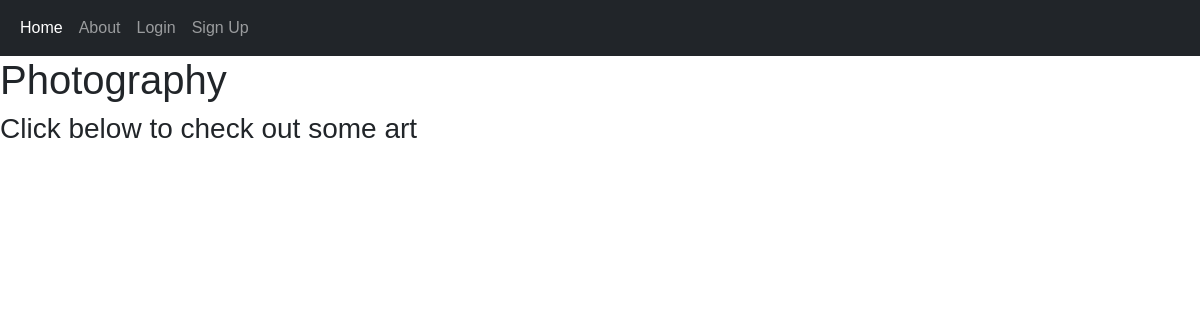
The page /posts/ on the database as committed earlier.
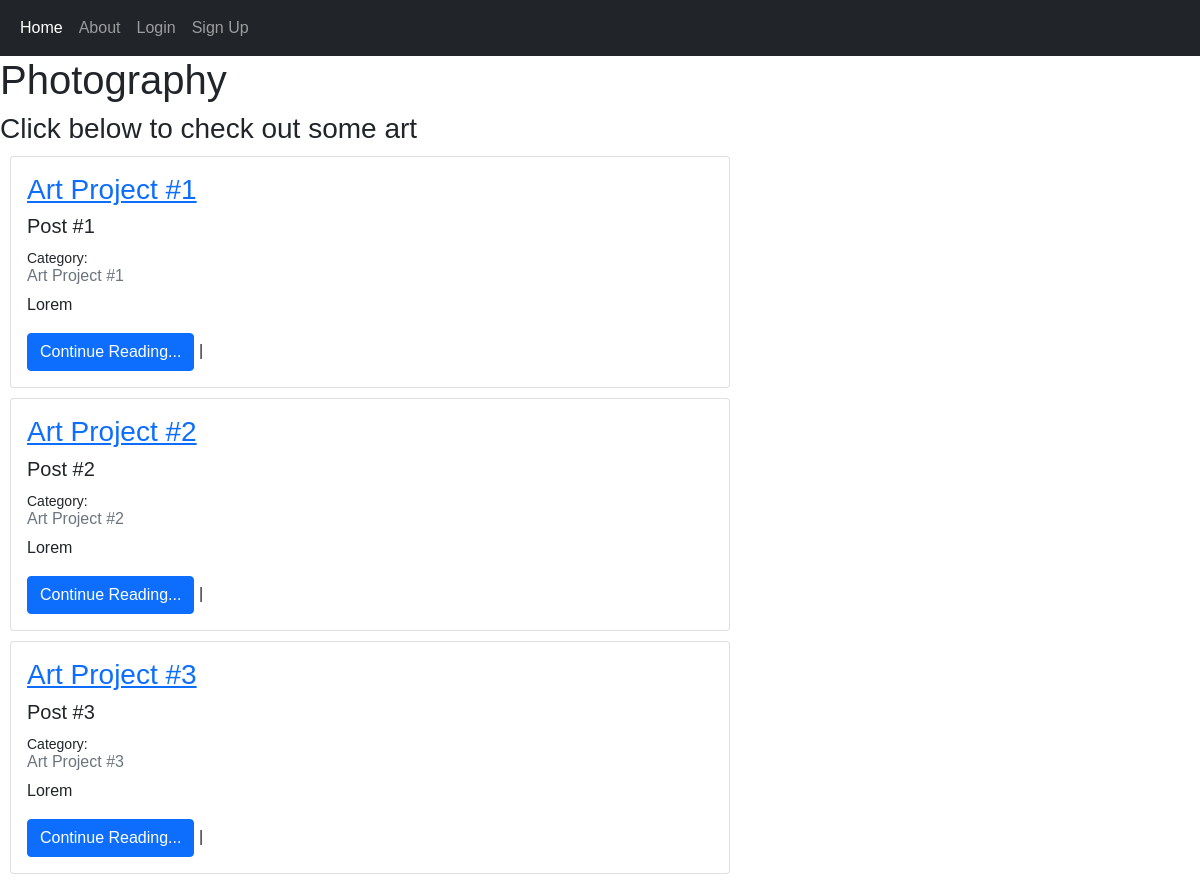
The same page on the database as committed later.
### posts/models.py (models this page shows, shortened)
class Post(models.Model):
    title = models.CharField(max_length=128)
    text = models.TextField()

### posts/views.py (the view)
# urls.py: path('', PostListView.as_view(), name='posts_list'),
class PostListView(ListView):
    template_name = "posts/list.html"
    model = Post

### templates/posts/list.html (shortened to what this page needs)
{% extends 'base.html' %}
{% block content %}
<h1>Photography</h1>
<h3>Click below to check out some art</h3>
{% for post in post_list %}
<div class="card" style="padding: 10; margin: 10px; width: 60%;">
    <div class="card-body">
        <h3>
            <a href="{% url 'post_detail' post.id %}">{{ post.title }}</a>
        </h3>
        <h5 class="card-title">Post #{{ post.id }}</h5>
        <small>Category: {{ post.theme }}</small>
        <h6 class="card-subtitle mb-2 text-muted">{{ post.title }}</h6>
        <p class="card-text">{{ post.text|truncatechars:512 }}</p>
        <a href="{% url 'post_detail' post.id %}" class="btn btn-primary">Continue Reading...</a> |
    </div>
</div>
{% endfor %}
{% endblock content %}

### templates/base.html (shortened to what this page needs)
{% load static %}
<!DOCTYPE html>
<html lang="en">
<head>
    <link href="https://cdn.jsdelivr.net/npm/bootstrap@5.1.3/dist/css/bootstrap.min.css" rel="stylesheet"
>
    <link rel="stylesheet" href="{% static 'CSS/main.css' %}">
</head>
<body>
    <nav class="navbar navbar-expand-lg navbar-dark bg-dark">
        <div class="container-fluid">
            <div class="collapse navbar-collapse" id="navbarNav">
                <ul class="navbar-nav">
                    <li class="nav-item">
                        <a class="nav-link active" aria-current="page" href="{% url 'main' %}">Home</a>
                    </li>
                    <li class="nav-item">
                        <a class="nav-link" href="{% url 'about' %}">About</a>
                    </li>
                    {% if user.is_authenticated %}
                    <li class="nav-item">
                        <a class="nav-link" href="{% url 'posts_list' %}">Photography</a>
                    </li>
                    <li class="nav-item">
                        <a class="nav-link" href="{% url 'store' %}">Store</a>
                    </li>
                    <li class="nav-item">
                        <a class="nav-link" href="{% url 'logout' %}">Log Out</a>
                    </li>
                    <li class="nav-item">
                        <a class="nav-link" href="{% url 'password_change' user.id %}">Password Reset</a>
                    </li>
                    {% else %}
                    <li class="nav-item">
                        <a class="nav-link" href="{% url 'login' %}">Login</a>
                    </li>
                    <li class="nav-item">
                        <a class="nav-link" href="{% url 'signup' %}">Sign Up</a>
                    </li>
                    {% endif %}
                </ul>
            </div>
        </div>
    </nav>
    {% block content %}{% endblock content%}
</body>
</html>

### static/CSS/main.css (style rules this page uses)
body { font-family: Arial, Helvetica, sans-serif; }
* { box-sizing: border-box; }

Rows that differ between the two databases and show on the page:
added Post: title "Art Project #1", id "1", text "Lorem"
added Post: title "Art Project #2", id "2", text "Lorem"
added Post: title "Art Project #3", id "3", text "Lorem"
